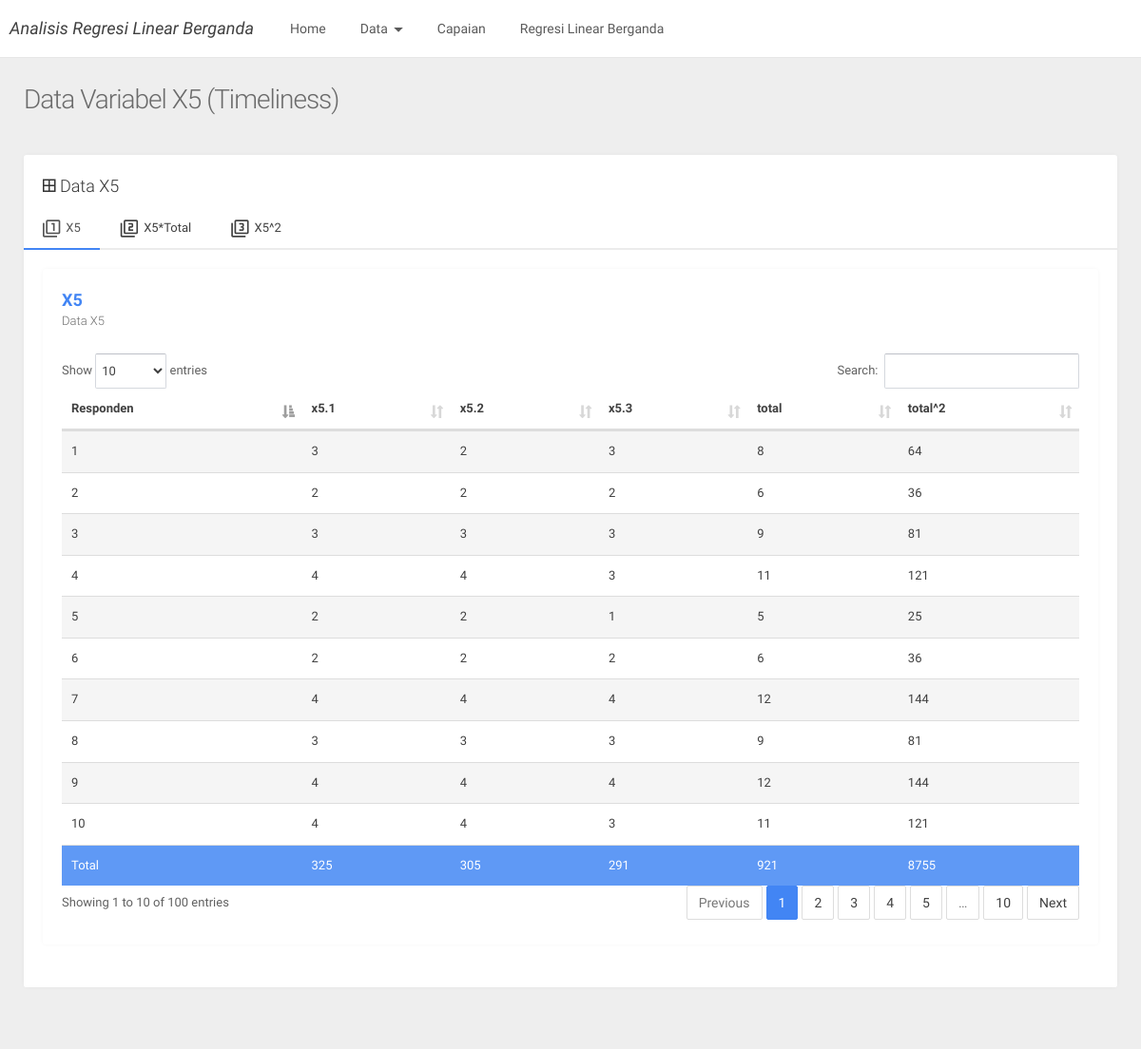
The page /index.php?page=x5 on the database its author committed.
### tables this page shows
CREATE TABLE `x5` (
  `responden` int(11) NOT NULL,
  `x51` int(11) NOT NULL,
  `x52` int(11) NOT NULL,
  `x53` int(11) NOT NULL,
  `total` int(11) NOT NULL,
  `total_2` int(11) NOT NULL
);

### v_x5.php (the view, shortened to what this page needs)
<?php
include 'koneksi.php';
?>
        <div class="page-head">
          <h2 class="page-head-title">Data Variabel X5 (Timeliness)</h2>
        </div>
        <div class="main-content container-fluid">
 <div class="row">
            <div class="col-sm-12">
			              <div class="panel panel-default">
                <div class="panel-heading"><span class="icon mdi mdi-border-all"></span> Data X5</div>
                <div class="tab-container">
                  <ul class="nav nav-tabs ">
                    <li class="active"><a href="#x5" data-toggle="tab"><span class="icon mdi mdi-collection-item-1"></span>X5</a></li>
                    <li><a href="#x5_tot" data-toggle="tab"><span class="icon mdi mdi-collection-item-2"></span>X5*Total</a></li>
                    <li><a href="#x5_2" data-toggle="tab"><span class="icon mdi mdi-collection-item-3"></span>X5^2</a></li>
                  </ul>
                  <div class="tab-content">
                    <div id="x5" class="tab-pane active cont">
					<div class="panel">
<div class="panel-heading  text-primary"><strong>X5</strong><span class="panel-subtitle">Data X5</span></div>
<div class="panel-body">
					<table id="table1" class="display table table-striped table-hover table-fw-widget" >
 <thead>
            <tr >
              <th >Responden</th>
              <th >x5.1</th>
              <th >x5.2</th>
              <th >x5.3</th>
              <th >total</th>
              <th >total^2</th>
            </tr>
			 </thead>
			 <tbody>
            <?php
 $tampil=mysqli_query($conn,"SELECT * from x5");
while ($data=mysqli_fetch_assoc($tampil))
{
 $responden  = $data['responden'];
    $x51  = $data['x51'];
    $x52  = $data['x52'];
    $x53  = $data['x53'];
	$totalx5  = $x51+$x52+$x53;
	$total2x5  = $totalx5*$totalx5;
	echo "<tr><td>$responden</td><td>$x51</td><td>$x52</td><td>$x53</td><td>$totalx5</td><td>$total2x5</td></tr>";
}
?>
          </tbody>
		  <tbody><tr class="primary">
              <td>Total</td>
			  <td><?php
$tampil=mysqli_query($conn,"SELECT sum(x51) as totx51 from x5");
$data=mysqli_fetch_assoc($tampil);
echo $data["totx51"];
?></td>
              <td><?php
$tampil=mysqli_query($conn,"SELECT sum(x52) as totx52 from x5");
$data=mysqli_fetch_assoc($tampil);
echo $data["totx52"];?></td>
              <td><?php
$tampil=mysqli_query($conn,"SELECT sum(x53) as totx53 from x5");
$data=mysqli_fetch_assoc($tampil);
echo $data["totx53"];?></td>
              <td><?php
$tampil=mysqli_query($conn,"SELECT sum(total) as totx5 from x5");
$data=mysqli_fetch_assoc($tampil);
echo $data["totx5"];?></td>
              <td><?php
$tampil=mysqli_query($conn,"SELECT sum(total_2) as totx5_2 from x5");
$data=mysqli_fetch_assoc($tampil);
echo $data["totx5_2"];?></td></tr> </tbody>
		  </table>
		                 </div>
		   </div>
              </div>
            </div>
</div>            </div>
          </div>

### rows shown on the page
x5: responden "1", x51 "3", x52 "2", x53 "3", totalx5 "8", total2x5 "64"
x5: responden "2", x51 "2", x52 "2", x53 "2", totalx5 "6", total2x5 "36"
x5: responden "3", x51 "3", x52 "3", x53 "3", totalx5 "9", total2x5 "81"
x5: responden "4", x51 "4", x52 "4", x53 "3", totalx5 "11", total2x5 "121"
x5: responden "5", x51 "2", x52 "2", x53 "1", totalx5 "5", total2x5 "25"
x5: responden "6", x51 "2", x52 "2", x53 "2", totalx5 "6", total2x5 "36"
x5: responden "7", x51 "4", x52 "4", x53 "4", totalx5 "12", total2x5 "144"
x5: responden "8", x51 "3", x52 "3", x53 "3", totalx5 "9", total2x5 "81"
x5: responden "9", x51 "4", x52 "4", x53 "4", totalx5 "12", total2x5 "144"
x5: responden "10", x51 "4", x52 "4", x53 "3", totalx5 "11", total2x5 "121"

### other values the page prints
$data["totx51"] "325"
$data["totx52"] "305"
$data["totx53"] "291"
$data["totx5"] "921"
$data["totx5_2"] "8755"
